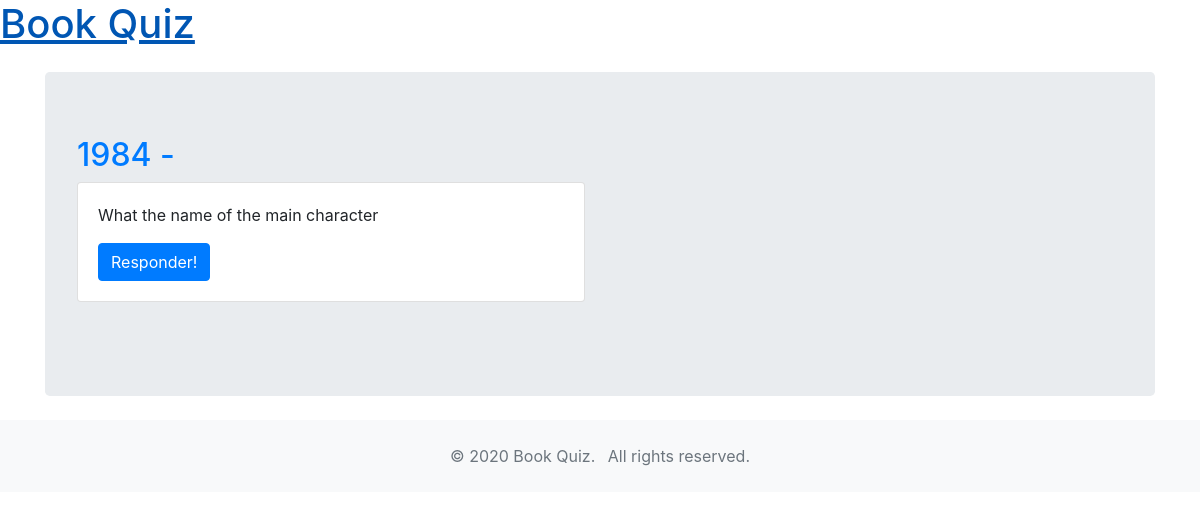
/questions/2, run on an earlier commit of the app's database.
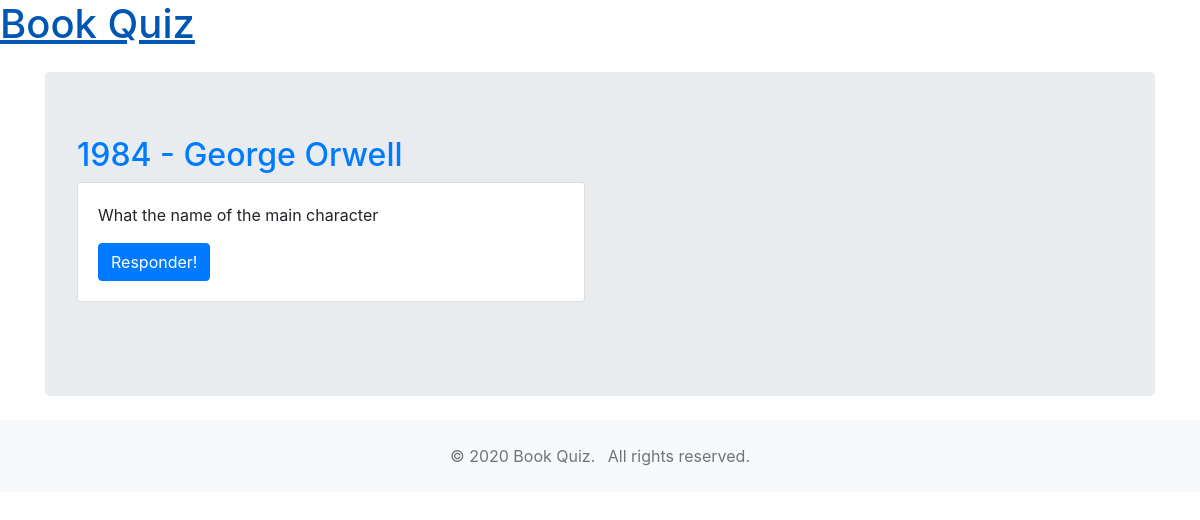
And on a later commit of the database.
### game/models.py (models this page shows, shortened)
class Book(models.Model):
    title = models.CharField(max_length=100)
    author = models.CharField(max_length=100)
    description = models.TextField(max_length=300)
    user = models.ForeignKey(User, on_delete=models.CASCADE)

### game/views.py (the view)
# urls.py: path('questions/<int:book_id>', views.questions, name='questions'),
def questions(request, book_id):
    book = Book.objects.get(id=book_id)
    questions = book.questions.all()
    context = {'questions': questions, 'book': book}
    return render(request, 'game/questions.html', context)

### game/templates/game/questions.html
{% extends 'base.html' %}
{% block content %}
<div class="container">
    <div class="jumbotron my-4">
        <h2 class="text-primary">{{book.title}} - {{book.author}}</h3>
        <div class="row">
            {% for question in questions %}
            <div class="col-sm-6" style="margin-bottom:30px">
                <div class="card">
                    <div class="card-body">
                        <p class="card-text">{{ question.text }}</p>
                        <a href="play/{{ question.id }}" class="btn btn-primary">Responder!</a>
                    </div>
                </div>
            </div>
            {% endfor %}
        </div>
    </div>
</div>
{% endblock content %}

What changed in the data, as far as the page shows it:
changed Book: author (not shown) → "George Orwell"
